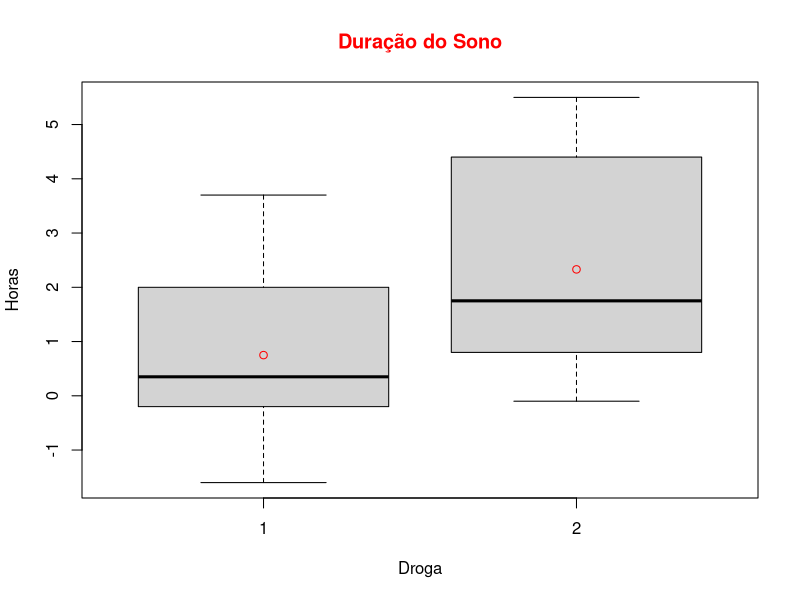
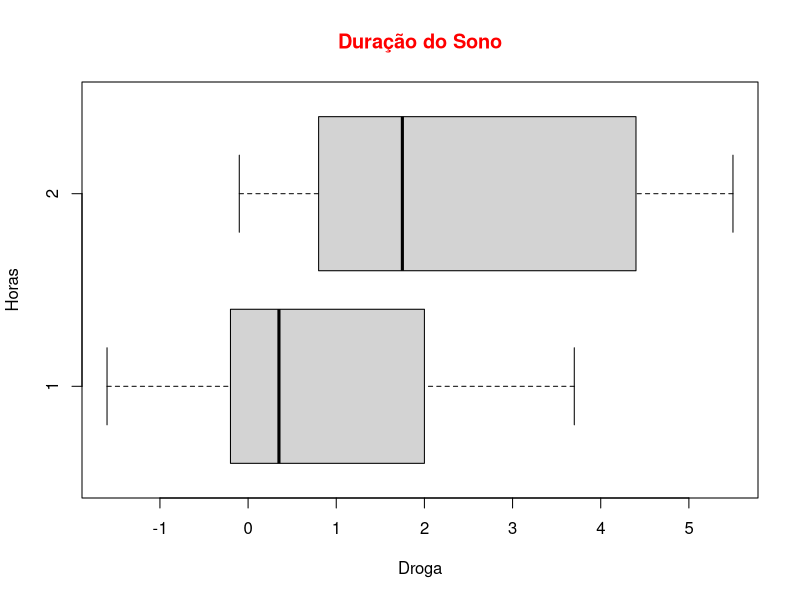
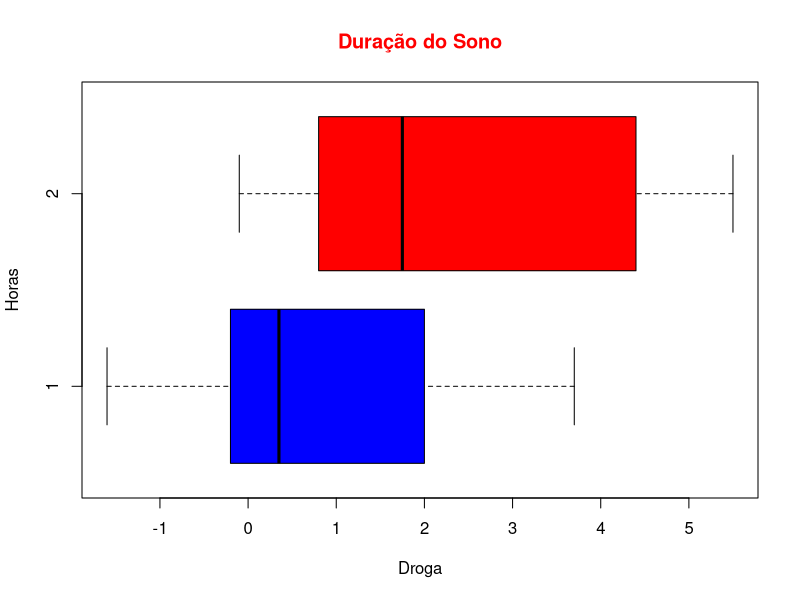

Reproduce these figures in R, in order.
getwd()

#Grafico estatistico boxplot

?boxplot
?sleep

#permite utilizar as colunas sem especificar o dataset

attach(sleep)

#construção do boxplot
sleepboxplot = boxplot(data = sleep, extra ~ group,
                       main = "Duração do Sono",
                       col.main = "red", ylab = "Horas",
                       xlab = "Droga")
#calculo de média
medias = by(extra, group, mean)

#adicionando informações referente a media
points(medias, col= "red")

#criando o boxplot na horizontal
sleepboxplot = boxplot(data = sleep, extra ~ group,
                       main = "Duração do Sono",
                       col.main = "red", ylab = "Horas",
                       xlab = "Droga", horizontal = T)

#colocando cores no boxplot
sleepboxplot = boxplot(data = sleep, extra ~ group,
                       main = "Duração do Sono",
                       col.main = "red", ylab = "Horas",
                       xlab = "Droga", horizontal = T,
                       col = c("blue", "red"))

